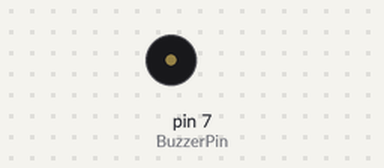
Simulated run of this sketch. Board: Arduino Uno, built with avr-gcc and run on an emulated ATmega328P. Shown: buzzer (waves = sounding, pin HIGH).

Above: at 0.5 s.
Timing chart, 0 to 4.6 s (numbered marks = the images above):
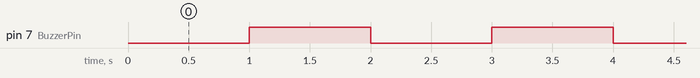

The sketch:

BUZZER.ino
```cpp
const int BuzzerPin = 7;
unsigned long previousMillis = 0;


const long beepInterval = 1000;
bool buzzerState = false;

void setup() {
  pinMode(BuzzerPin, OUTPUT);
}

void loop() {
  unsigned long currentMillis = millis();
  if (currentMillis - previousMillis >= beepInterval) {
    previousMillis = currentMillis;
    buzzerState = !buzzerState;
    digitalWrite(BuzzerPin, buzzerState ? HIGH : LOW);
  }
}  
```

Measured:
- by itself, pin 7 (BuzzerPin): alternates HIGH for 1.0 s and LOW for 1.0 s
